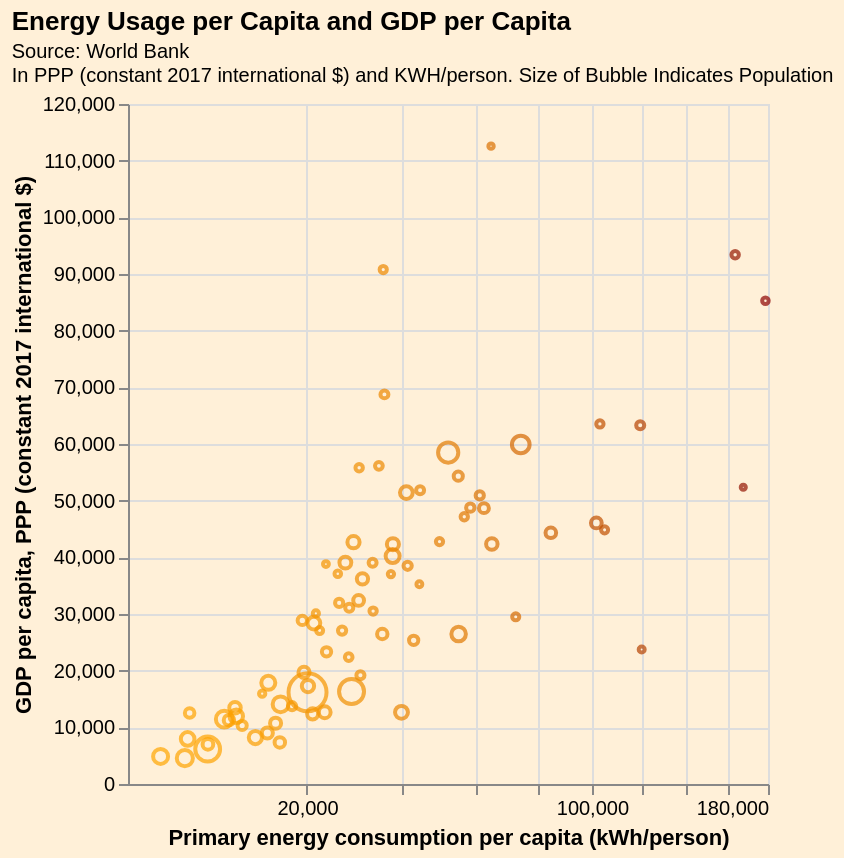

Express this chart as Vega-Lite.
### Vega-Lite specification from a JSON file in a GitHub repository (floating-point values rounded to 4 significant figures)
{"$schema": "https://vega.github.io/schema/vega-lite/v5.json", "description": "Energy Usage per Capita and GDP per Capita", "title": {"text": "Energy Usage per Capita and GDP per Capita", "anchor": "start", "subtitle": ["Source: World Bank", "In PPP (constant 2017 international $) and KWH/person. Size of Bubble Indicates Population"], "subtitleFontSize": 10}, "config": {"background": "#fff0d8", "legend": {"disable": true}}, "data": {"values": [{"Entity": "Algeria", "Year": 2020, "Primary energy consumption per capita (kWh/person)": "14923.5556640625", "GDP per capita, PPP (constant 2017 international $)": 10740.0, "Population (historical estimates)": 43451668}, {"Entity": "Argentina", "Year": 2020, "Primary energy consumption per capita (kWh/person)": "19489.865234375", "GDP per capita, PPP (constant 2017 international $)": 19690.0, "Population (historical estimates)": 45036032}, {"Entity": "Australia", "Year": 2020, "Primary energy consumption per capita (kWh/person)": "62494.203125", "GDP per capita, PPP (constant 2017 international $)": 48680.0, "Population (historical estimates)": 25670052}, {"Entity": "Austria", "Year": 2020, "Primary energy consumption per capita (kWh/person)": "44448.46484375", "GDP per capita, PPP (constant 2017 international $)": 51860.0, "Population (historical estimates)": 8907780}, {"Entity": "Azerbaijan", "Year": 2020, "Primary energy consumption per capita (kWh/person)": "17494.951171875", "GDP per capita, PPP (constant 2017 international $)": 13730.0, "Population (historical estimates)": 10284952}, {"Entity": "Bangladesh", "Year": 2020, "Primary energy consumption per capita (kWh/person)": "2664.44775390625", "GDP per capita, PPP (constant 2017 international $)": 4871.0, "Population (historical estimates)": 167420944}, {"Entity": "Belarus", "Year": 2020, "Primary energy consumption per capita (kWh/person)": "30349.560546875", "GDP per capita, PPP (constant 2017 international $)": 19190.0, "Population (historical estimates)": 9633745}, {"Entity": "Belgium", "Year": 2020, "Primary energy consumption per capita (kWh/person)": "58385.23046875", "GDP per capita, PPP (constant 2017 international $)": 48770.0, "Population (historical estimates)": 11561716}, {"Entity": "Brazil", "Year": 2020, "Primary energy consumption per capita (kWh/person)": "15683.080078125", "GDP per capita, PPP (constant 2017 international $)": 14064, "Population (historical estimates)": 213196304}, {"Entity": "Bulgaria", "Year": 2020, "Primary energy consumption per capita (kWh/person)": "27898.556640625", "GDP per capita, PPP (constant 2017 international $)": 22380.0, "Population (historical estimates)": 6979181}, {"Entity": "Canada", "Year": 2020, "Primary energy consumption per capita (kWh/person)": "101731.53125", "GDP per capita, PPP (constant 2017 international $)": 46060.0, "Population (historical estimates)": 37888704}, {"Entity": "Chile", "Year": 2020, "Primary energy consumption per capita (kWh/person)": "23537.9453125", "GDP per capita, PPP (constant 2017 international $)": 23320.0, "Population (historical estimates)": 19300318}, {"Entity": "China", "Year": 2020, "Primary energy consumption per capita (kWh/person)": "28481.830078125", "GDP per capita, PPP (constant 2017 international $)": 16320.0, "Population (historical estimates)": 1424929792}, {"Entity": "Colombia", "Year": 2020, "Primary energy consumption per capita (kWh/person)": "9463.1806640625", "GDP per capita, PPP (constant 2017 international $)": 13450.0, "Population (historical estimates)": 50930656}, {"Entity": "Croatia", "Year": 2020, "Primary energy consumption per capita (kWh/person)": "22258.83203125", "GDP per capita, PPP (constant 2017 international $)": 27077, "Population (historical estimates)": 4096872}, {"Entity": "Cyprus", "Year": 2020, "Primary energy consumption per capita (kWh/person)": "23424.076171875", "GDP per capita, PPP (constant 2017 international $)": 38820.0, "Population (historical estimates)": 1237540}, {"Entity": "Czechia", "Year": 2020, "Primary energy consumption per capita (kWh/person)": "41282.71875", "GDP per capita, PPP (constant 2017 international $)": 38510.0, "Population (historical estimates)": 10530951}, {"Entity": "Denmark", "Year": 2020, "Primary energy consumption per capita (kWh/person)": "30081.701171875", "GDP per capita, PPP (constant 2017 international $)": 55820.0, "Population (historical estimates)": 5825638}, {"Entity": "Ecuador", "Year": 2020, "Primary energy consumption per capita (kWh/person)": "10335.3173828125", "GDP per capita, PPP (constant 2017 international $)": 10330.0, "Population (historical estimates)": 17588596}, {"Entity": "Egypt", "Year": 2020, "Primary energy consumption per capita (kWh/person)": "9612.5888671875", "GDP per capita, PPP (constant 2017 international $)": 11950.0, "Population (historical estimates)": 107465128}, {"Entity": "Estonia", "Year": 2020, "Primary energy consumption per capita (kWh/person)": "44261.19921875", "GDP per capita, PPP (constant 2017 international $)": 35260.0, "Population (historical estimates)": 1329449}, {"Entity": "Finland", "Year": 2020, "Primary energy consumption per capita (kWh/person)": "56608.80078125", "GDP per capita, PPP (constant 2017 international $)": 47150.0, "Population (historical estimates)": 5529468}, {"Entity": "France", "Year": 2020, "Primary energy consumption per capita (kWh/person)": "37692.0703125", "GDP per capita, PPP (constant 2017 international $)": 42320.0, "Population (historical estimates)": 64480052}, {"Entity": "Germany", "Year": 2020, "Primary energy consumption per capita (kWh/person)": "40966.94921875", "GDP per capita, PPP (constant 2017 international $)": 51420.0, "Population (historical estimates)": 83328992}, {"Entity": "Greece", "Year": 2020, "Primary energy consumption per capita (kWh/person)": "26558.4765625", "GDP per capita, PPP (constant 2017 international $)": 27070.0, "Population (historical estimates)": 10512232}, {"Entity": "Hong Kong", "Year": 2020, "Primary energy consumption per capita (kWh/person)": "34426.15234375", "GDP per capita, PPP (constant 2017 international $)": 56154, "Population (historical estimates)": 7500955}, {"Entity": "Hungary", "Year": 2020, "Primary energy consumption per capita (kWh/person)": "28011.142578125", "GDP per capita, PPP (constant 2017 international $)": 31100.0, "Population (historical estimates)": 9750571}, {"Entity": "Iceland", "Year": 2020, "Primary energy consumption per capita (kWh/person)": "167358.359375", "GDP per capita, PPP (constant 2017 international $)": 52380.0, "Population (historical estimates)": 366682}, {"Entity": "India", "Year": 2020, "Primary energy consumption per capita (kWh/person)": "6479.626953125", "GDP per capita, PPP (constant 2017 international $)": 6166.0, "Population (historical estimates)": 1396387072}, {"Entity": "Indonesia", "Year": 2020, "Primary energy consumption per capita (kWh/person)": "8224.626953125", "GDP per capita, PPP (constant 2017 international $)": 11445, "Population (historical estimates)": 271857984}, {"Entity": "Iran", "Year": 2020, "Primary energy consumption per capita (kWh/person)": "39762.52734375", "GDP per capita, PPP (constant 2017 international $)": 12640.0, "Population (historical estimates)": 87290192}, {"Entity": "Iraq", "Year": 2020, "Primary energy consumption per capita (kWh/person)": "13716.458984375", "GDP per capita, PPP (constant 2017 international $)": 9012.0, "Population (historical estimates)": 42556988}, {"Entity": "Ireland", "Year": 2020, "Primary energy consumption per capita (kWh/person)": "35422.26171875", "GDP per capita, PPP (constant 2017 international $)": 90790.0, "Population (historical estimates)": 4946123}, {"Entity": "Israel", "Year": 2020, "Primary energy consumption per capita (kWh/person)": "33011.45703125", "GDP per capita, PPP (constant 2017 international $)": 39060.0, "Population (historical estimates)": 8757487}, {"Entity": "Italy", "Year": 2020, "Primary energy consumption per capita (kWh/person)": "27215.712890625", "GDP per capita, PPP (constant 2017 international $)": 39070.0, "Population (historical estimates)": 59500576}, {"Entity": "Japan", "Year": 2020, "Primary energy consumption per capita (kWh/person)": "37626.50390625", "GDP per capita, PPP (constant 2017 international $)": 40230.0, "Population (historical estimates)": 125244760}, {"Entity": "Kazakhstan", "Year": 2020, "Primary energy consumption per capita (kWh/person)": "42798.63671875", "GDP per capita, PPP (constant 2017 international $)": 25360.0, "Population (historical estimates)": 18979250}, {"Entity": "Kuwait", "Year": 2020, "Primary energy consumption per capita (kWh/person)": "104990.765625", "GDP per capita, PPP (constant 2017 international $)": 44850.0, "Population (historical estimates)": 4360451}, {"Entity": "Latvia", "Year": 2020, "Primary energy consumption per capita (kWh/person)": "21574.96875", "GDP per capita, PPP (constant 2017 international $)": 30100.0, "Population (historical estimates)": 1897057}, {"Entity": "Lithuania", "Year": 2020, "Primary energy consumption per capita (kWh/person)": "25705.791015625", "GDP per capita, PPP (constant 2017 international $)": 37110.0, "Population (historical estimates)": 2820269}, {"Entity": "Luxembourg", "Year": 2020, "Primary energy consumption per capita (kWh/person)": "64694.06640625", "GDP per capita, PPP (constant 2017 international $)": 112600.0, "Population (historical estimates)": 630401}, {"Entity": "Malaysia", "Year": 2020, "Primary energy consumption per capita (kWh/person)": "35205.984375", "GDP per capita, PPP (constant 2017 international $)": 26470.0, "Population (historical estimates)": 33199988}, {"Entity": "Mexico", "Year": 2020, "Primary energy consumption per capita (kWh/person)": "13853.501953125", "GDP per capita, PPP (constant 2017 international $)": 17850.0, "Population (historical estimates)": 125998296}, {"Entity": "Morocco", "Year": 2020, "Primary energy consumption per capita (kWh/person)": "6505.1630859375", "GDP per capita, PPP (constant 2017 international $)": 6986.0, "Population (historical estimates)": 36688768}, {"Entity": "Netherlands", "Year": 2020, "Primary energy consumption per capita (kWh/person)": "54869.12109375", "GDP per capita, PPP (constant 2017 international $)": 54320.0, "Population (historical estimates)": 17434562}, {"Entity": "New Zealand", "Year": 2020, "Primary energy consumption per capita (kWh/person)": "49609.375", "GDP per capita, PPP (constant 2017 international $)": 42770.0, "Population (historical estimates)": 5061130}, {"Entity": "North America", "Year": 2020, "Primary energy consumption per capita (kWh/person)": "52011.91015625", "GDP per capita, PPP (constant 2017 international $)": 58500.0, "Population (historical estimates)": 594263186}, {"Entity": "North Macedonia", "Year": 2020, "Primary energy consumption per capita (kWh/person)": "12981.953125", "GDP per capita, PPP (constant 2017 international $)": 15930.0, "Population (historical estimates)": 2111078}, {"Entity": "Norway", "Year": 2020, "Primary energy consumption per capita (kWh/person)": "103128.3828125", "GDP per capita, PPP (constant 2017 international $)": 63548, "Population (historical estimates)": 5379836}, {"Entity": "Oman", "Year": 2020, "Primary energy consumption per capita (kWh/person)": "72628.5703125", "GDP per capita, PPP (constant 2017 international $)": 29500.0, "Population (historical estimates)": 4543406}, {"Entity": "Pakistan", "Year": 2020, "Primary energy consumption per capita (kWh/person)": "4420.59619140625", "GDP per capita, PPP (constant 2017 international $)": 4563.0, "Population (historical estimates)": 227196736}, {"Entity": "Peru", "Year": 2020, "Primary energy consumption per capita (kWh/person)": "8754.240234375", "GDP per capita, PPP (constant 2017 international $)": 11260.0, "Population (historical estimates)": 33304768}, {"Entity": "Philippines", "Year": 2020, "Primary energy consumption per capita (kWh/person)": "4653.69970703125", "GDP per capita, PPP (constant 2017 international $)": 7954.0, "Population (historical estimates)": 112190984}, {"Entity": "Poland", "Year": 2020, "Primary energy consumption per capita (kWh/person)": "29967.81640625", "GDP per capita, PPP (constant 2017 international $)": 32400.0, "Population (historical estimates)": 38428368}, {"Entity": "Portugal", "Year": 2020, "Primary energy consumption per capita (kWh/person)": "25975.78515625", "GDP per capita, PPP (constant 2017 international $)": 31960.0, "Population (historical estimates)": 10298186}, {"Entity": "Qatar", "Year": 2020, "Primary energy consumption per capita (kWh/person)": "178662", "GDP per capita, PPP (constant 2017 international $)": 85290.0, "Population (historical estimates)": 2760390}, {"Entity": "Romania", "Year": 2020, "Primary energy consumption per capita (kWh/person)": "19199.23046875", "GDP per capita, PPP (constant 2017 international $)": 28870.0, "Population (historical estimates)": 19442040}, {"Entity": "Russia", "Year": 2020, "Primary energy consumption per capita (kWh/person)": "54971.953125", "GDP per capita, PPP (constant 2017 international $)": 26460.0, "Population (historical estimates)": 145617328}, {"Entity": "Saudi Arabia", "Year": 2020, "Primary energy consumption per capita (kWh/person)": "84697.9140625", "GDP per capita, PPP (constant 2017 international $)": 44330.0, "Population (historical estimates)": 35997108}, {"Entity": "Singapore", "Year": 2020, "Primary energy consumption per capita (kWh/person)": "163306.546875", "GDP per capita, PPP (constant 2017 international $)": 93397, "Population (historical estimates)": 5909874}, {"Entity": "Slovakia", "Year": 2020, "Primary energy consumption per capita (kWh/person)": "33126.2421875", "GDP per capita, PPP (constant 2017 international $)": 30510.0, "Population (historical estimates)": 5456681}, {"Entity": "Slovenia", "Year": 2020, "Primary energy consumption per capita (kWh/person)": "37223.421875", "GDP per capita, PPP (constant 2017 international $)": 37050.0, "Population (historical estimates)": 2117648}, {"Entity": "South Africa", "Year": 2020, "Primary energy consumption per capita (kWh/person)": "23196.705078125", "GDP per capita, PPP (constant 2017 international $)": 12670.0, "Population (historical estimates)": 58801928}, {"Entity": "South Korea", "Year": 2020, "Primary energy consumption per capita (kWh/person)": "64942.35546875", "GDP per capita, PPP (constant 2017 international $)": 42340.0, "Population (historical estimates)": 51844688}, {"Entity": "Spain", "Year": 2020, "Primary energy consumption per capita (kWh/person)": "30787.166015625", "GDP per capita, PPP (constant 2017 international $)": 36210.0, "Population (historical estimates)": 47363808}, {"Entity": "Sri Lanka", "Year": 2020, "Primary energy consumption per capita (kWh/person)": "4821.7939453125", "GDP per capita, PPP (constant 2017 international $)": 12540.0, "Population (historical estimates)": 21715076}, {"Entity": "Sweden", "Year": 2020, "Primary energy consumption per capita (kWh/person)": "61217.20703125", "GDP per capita, PPP (constant 2017 international $)": 50920.0, "Population (historical estimates)": 10368968}, {"Entity": "Switzerland", "Year": 2020, "Primary energy consumption per capita (kWh/person)": "35699.67578125", "GDP per capita, PPP (constant 2017 international $)": 68760.0, "Population (historical estimates)": 8638609}, {"Entity": "Thailand", "Year": 2020, "Primary energy consumption per capita (kWh/person)": "20175.748046875", "GDP per capita, PPP (constant 2017 international $)": 17280.0, "Population (historical estimates)": 71475664}, {"Entity": "Trinidad and Tobago", "Year": 2020, "Primary energy consumption per capita (kWh/person)": "120252.578125", "GDP per capita, PPP (constant 2017 international $)": 23720.0, "Population (historical estimates)": 1518142}, {"Entity": "Turkey", "Year": 2020, "Primary energy consumption per capita (kWh/person)": "21215.16015625", "GDP per capita, PPP (constant 2017 international $)": 28390.0, "Population (historical estimates)": 84135432}, {"Entity": "Ukraine", "Year": 2020, "Primary energy consumption per capita (kWh/person)": "20992.607421875", "GDP per capita, PPP (constant 2017 international $)": 12380.0, "Population (historical estimates)": 43909664}, {"Entity": "United Arab Emirates", "Year": 2020, "Primary energy consumption per capita (kWh/person)": "119625.15625", "GDP per capita, PPP (constant 2017 international $)": 63300.0, "Population (historical estimates)": 9287286}, {"Entity": "United Kingdom", "Year": 2020, "Primary energy consumption per capita (kWh/person)": "28889.13671875", "GDP per capita, PPP (constant 2017 international $)": 42680.0, "Population (historical estimates)": 67059472}, {"Entity": "United States", "Year": 2020, "Primary energy consumption per capita (kWh/person)": "74299.171875", "GDP per capita, PPP (constant 2017 international $)": 59920.0, "Population (historical estimates)": 335942016}, {"Entity": "Uzbekistan", "Year": 2020, "Primary energy consumption per capita (kWh/person)": "15566.9521484375", "GDP per capita, PPP (constant 2017 international $)": 7332.0, "Population (historical estimates)": 33526662}, {"Entity": "Vietnam", "Year": 2020, "Primary energy consumption per capita (kWh/person)": "12050.384765625", "GDP per capita, PPP (constant 2017 international $)": 8200.0, "Population (historical estimates)": 96648680}, {"Entity": "World", "Year": 2020, "Primary energy consumption per capita (kWh/person)": "20099.318359375", "GDP per capita, PPP (constant 2017 international $)": 16190.0, "Population (historical estimates)": 7840952832}]}, "mark": {"type": "point"}, "encoding": {"color": {"field": "Primary energy consumption per capita (kWh/person)", "type": "quantitative", "scale": {"range": ["orange", "darkred"]}}, "x": {"field": "Primary energy consumption per capita (kWh/person)", "type": "quantitative", "scale": {"type": "sqrt", "domain": [1000, 180000]}}, "y": {"field": "GDP per capita, PPP (constant 2017 international $)", "type": "quantitative"}, "tooltip": [{"field": "Entity", "type": "nominal", "title": "Country"}, {"field": "GDP per capita, PPP (constant 2017 international $)", "title": "GDP Per/Capita"}, {"field": "Primary energy consumption per capita (kWh/person)", "title": "Per Person Energy Consumption", "format": ".02f"}, {"title": "Population", "field": "Population (historical estimates)"}], "size": {"field": "Population (historical estimates)", "sort": "ascending", "scale": {"type": "sqrt"}}}, "width": 320, "height": 340}
